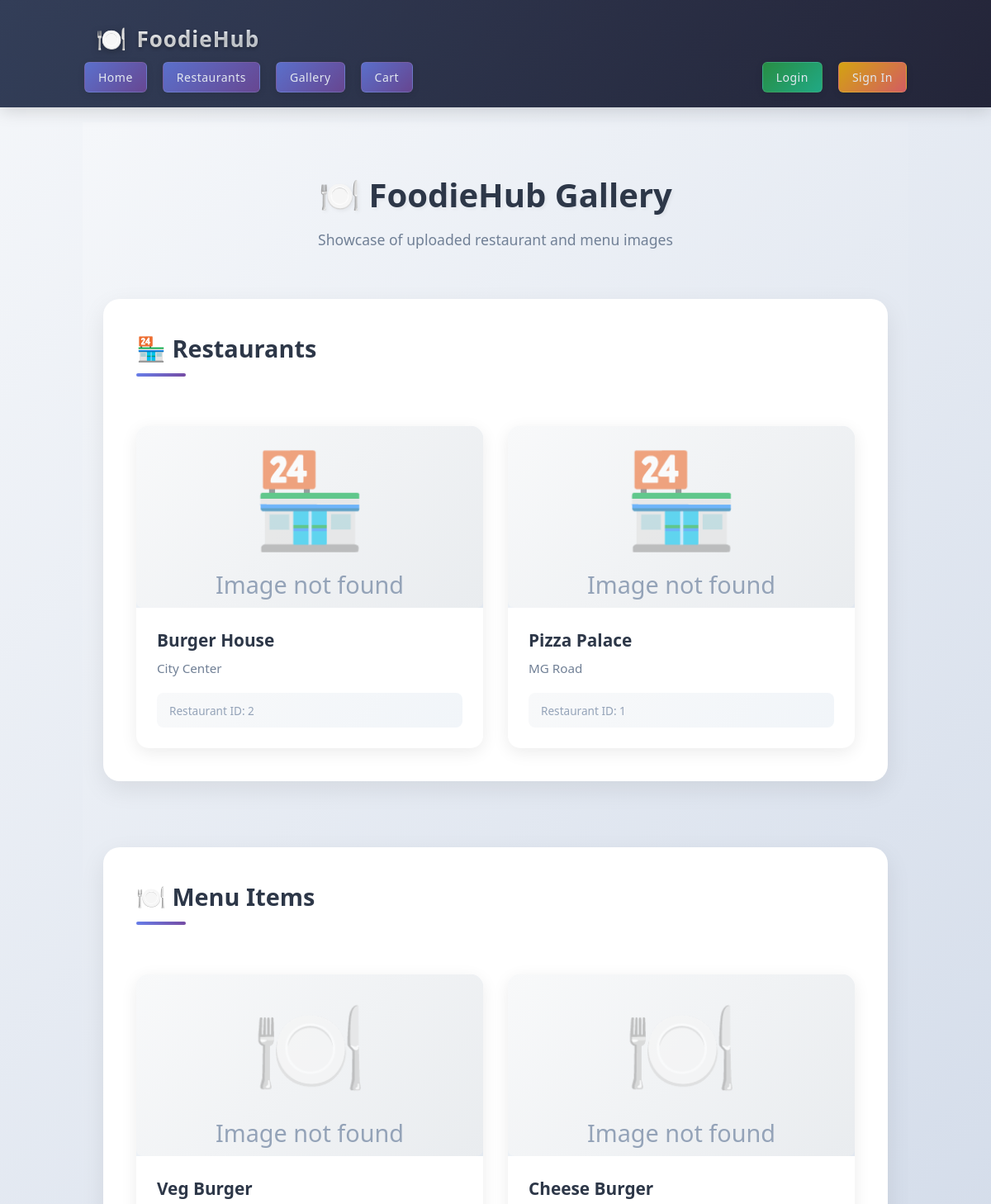
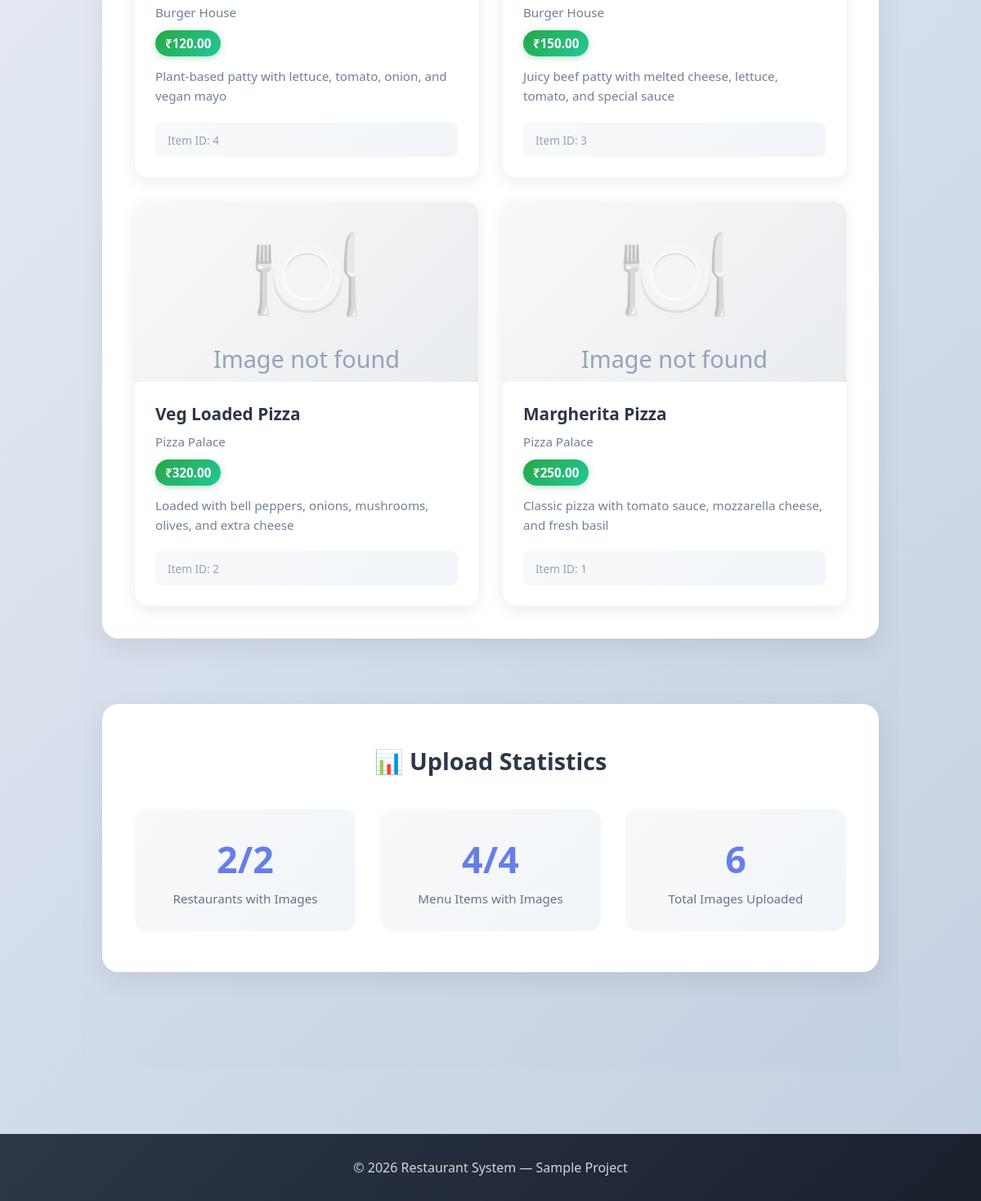
/gallery.php, run on the app's committed database (2 pictures, top to bottom).
### tables this page shows
CREATE TABLE restaurant (
  restaurant_id INT AUTO_INCREMENT PRIMARY KEY,
  name VARCHAR(150),
  location VARCHAR(255),
  image VARCHAR(255)
);

CREATE TABLE menu_item (
  item_id INT AUTO_INCREMENT PRIMARY KEY,
  restaurant_id INT,
  item_name VARCHAR(150),
  description TEXT,
  price DECIMAL(10,2),
  image VARCHAR(255),
  FOREIGN KEY (restaurant_id) REFERENCES restaurant(restaurant_id) ON DELETE CASCADE
);

### gallery.php (the view, shortened to what this page needs)
<?php include 'header.php'; ?>
<section class="gallery-section">
    <div class="wrap">
        <h1>🍽️ FoodieHub Gallery</h1>
        <p>Showcase of uploaded restaurant and menu images</p>
        <?php
        $restaurants_query = "SELECT * FROM restaurant WHERE image IS NOT NULL AND image != '' ORDER BY restaurant_id DESC";
        $restaurants = mysqli_query($conn, $restaurants_query);
        $menu_items_query = "SELECT mi.*, r.name as restaurant_name FROM menu_item mi
                           JOIN restaurant r ON mi.restaurant_id = r.restaurant_id
                           WHERE mi.image IS NOT NULL AND mi.image != ''
                           ORDER BY mi.item_id DESC";
        $menu_items = mysqli_query($conn, $menu_items_query);
        ?>
        <div class="gallery-category">
            <h2>🏪 Restaurants</h2>
            <div class="image-grid">
                <?php if(mysqli_num_rows($restaurants) > 0): ?>
                    <?php while($restaurant = mysqli_fetch_assoc($restaurants)): ?>
                        <div class="image-card">
                            <div class="image-container">
                                <?php
                                $image_path = 'assets/images/restaurants/' . $restaurant['image'];
                                if(file_exists($image_path)): ?>
                                    <img src="<?php echo $image_path; ?>" alt="<?php echo htmlspecialchars($restaurant['name']); ?>">
                                <?php else: ?>
                                    <div class="image-placeholder">
                                        <span>🏪</span>
                                        <p>Image not found</p>
                                    </div>
                                <?php endif; ?>
                            </div>
                            <div class="image-info">
                                <h3><?php echo htmlspecialchars($restaurant['name']); ?></h3>
                                <p><?php echo htmlspecialchars($restaurant['location']); ?></p>
                                <div class="image-meta">
                                    <small>Restaurant ID: <?php echo $restaurant['restaurant_id']; ?></small>
                                </div>
                            </div>
                        </div>
                    <?php endwhile; ?>
                <?php endif; ?>
            </div>
        </div>
        <div class="gallery-category">
            <h2>🍽️ Menu Items</h2>
            <div class="image-grid">
                <?php if(mysqli_num_rows($menu_items) > 0): ?>
                    <?php while($item = mysqli_fetch_assoc($menu_items)): ?>
                        <div class="image-card">
                            <div class="image-container">
                                <?php
                                $image_path = 'assets/images/menu/' . $item['image'];
                                if(file_exists($image_path)): ?>
                                    <img src="<?php echo $image_path; ?>" alt="<?php echo htmlspecialchars($item['item_name']); ?>">
                                <?php else: ?>
                                    <div class="image-placeholder">
                                        <span>🍽️</span>
                                        <p>Image not found</p>
                                    </div>
                                <?php endif; ?>
                            </div>
                            <div class="image-info">
                                <h3><?php echo htmlspecialchars($item['item_name']); ?></h3>
                                <p><?php echo htmlspecialchars($item['restaurant_name']); ?></p>
                                <div class="price-tag">₹<?php echo number_format($item['price'], 2); ?></div>
                                <?php if($item['description']): ?>
                                    <p class="description"><?php echo htmlspecialchars(substr($item['description'], 0, 100)); ?><?php echo strlen($item['description']) > 100 ? '...' : ''; ?></p>
                                <?php endif; ?>
                                <div class="image-meta">
                                    <small>Item ID: <?php echo $item['item_id']; ?></small>
                                </div>
                            </div>
                        </div>
                    <?php endwhile; ?>
                <?php endif; ?>
            </div>
        </div>
        <div class="stats-section">
            <h2>📊 Upload Statistics</h2>
            <div class="stats-grid">
                <?php
                $restaurant_count = mysqli_fetch_assoc(mysqli_query($conn, "SELECT COUNT(*) as count FROM restaurant WHERE image IS NOT NULL AND image != ''"))['count'];
                $menu_count = mysqli_fetch_assoc(mysqli_query($conn, "SELECT COUNT(*) as count FROM menu_item WHERE image IS NOT NULL AND image != ''"))['count'];
                $total_restaurants = mysqli_fetch_assoc(mysqli_query($conn, "SELECT COUNT(*) as count FROM restaurant"))['count'];
                $total_menu_items = mysqli_fetch_assoc(mysqli_query($conn, "SELECT COUNT(*) as count FROM menu_item"))['count'];
                ?>
                <div class="stat-card">
                    <div class="stat-number"><?php echo $restaurant_count; ?>/<?php echo $total_restaurants; ?></div>
                    <div class="stat-label">Restaurants with Images</div>
                </div>
                <div class="stat-card">
                    <div class="stat-number"><?php echo $menu_count; ?>/<?php echo $total_menu_items; ?></div>
                    <div class="stat-label">Menu Items with Images</div>
                </div>
                <div class="stat-card">
                    <div class="stat-number"><?php echo $restaurant_count + $menu_count; ?></div>
                    <div class="stat-label">Total Images Uploaded</div>
                </div>
            </div>
        </div>
    </div>
</section>
<?php include 'footer.php'; ?>

### assets/css/style.css (style rules this page uses)
* { box-sizing:border-box;margin:0;padding:0 }
body { font-family:'Segoe UI', Tahoma, Geneva, Verdana, sans-serif;background:linear-gradient(135deg, #f5f7fa 0%, #c3cfe2 100%);color:#333;margin:0;min-height:100vh }
body, html { scroll-behavior:smooth }
.wrap { width:1000px;max-width:95%;margin:0 auto }
.image-placeholder { background:#f0f0f0;display:flex;align-items:center;justify-content:center;height:200px;font-size:4em;color:#ccc }
.image-placeholder { background:linear-gradient(45deg, #f0f0f0, #e0e0e0);display:flex;align-items:center;justify-content:center;color:#999;border-radius:8px;font-size:2em;font-weight:300;animation:pulse 2s infinite }

### gallery.php (style rules this page uses)
.gallery-section { padding: 60px 0; background: linear-gradient(135deg, #f5f7fa 0%, #c3cfe2 100%); min-height: 100vh; }
.gallery-section h1 { text-align: center; margin-bottom: 15px; color: #2d3748; font-size: 2.5em; font-weight: 700; text-shadow: 2px 2px 4px rgba(0,0,0,0.05); }
.gallery-section > .wrap > p { text-align: center; color: #718096; margin-bottom: 60px; font-size: 1.1em; }
.gallery-category { margin-bottom: 80px; background: #fff; border-radius: 20px; padding: 40px; box-shadow: 0 10px 30px rgba(0,0,0,0.08); border: none; }
.gallery-category h2 { color: #2d3748; margin-bottom: 30px; padding-bottom: 15px; border-bottom: none; font-size: 1.8em; font-weight: 600; position: relative; display: inline-block; }
.gallery-category h2::after { content: ''; position: absolute; bottom: 0; left: 0; width: 60px; height: 4px; background: linear-gradient(135deg, #667eea, #764ba2); border-radius: 2px; }
.image-grid { display: grid; grid-template-columns: repeat(auto-fill, minmax(300px, 1fr)); gap: 30px; margin-top: 30px; }
.image-card { background: #fff; border-radius: 15px; overflow: hidden; box-shadow: 0 5px 20px rgba(0,0,0,0.08); transition: all 0.3s ease; border: none; }
.image-container { height: 220px; overflow: hidden; position: relative; background: linear-gradient(135deg, #f1f5f9 0%, #e2e8f0 100%); }
.image-placeholder { width: 100%; height: 100%; display: flex; flex-direction: column; align-items: center; justify-content: center; background: linear-gradient(135deg, #f8f9fa 0%, #e9ecef 100%); color: #94a3b8; }
.image-placeholder span { font-size: 3.5em; margin-bottom: 10px; opacity: 0.6; }
.image-placeholder p { font-size: 0.9em; color: #94a3b8; }
.image-info { padding: 25px; }
.image-info h3 { margin: 0 0 10px 0; color: #2d3748; font-size: 1.3em; font-weight: 600; }
.image-info p { margin: 0 0 12px 0; color: #718096; font-size: 0.95em; }
.price-tag { display: inline-block; background: linear-gradient(135deg, #28a745, #20c997); color: #fff; padding: 6px 12px; border-radius: 20px; font-weight: 600; margin-bottom: 12px; font-size: 0.95em; box-shadow: 0 2px 8px rgba(40,167,69,0.3); }
.description { color: #64748b; font-size: 0.9em; line-height: 1.6; margin-bottom: 15px; }
.image-meta { margin-top: 20px; padding-top: 15px; border-top: none; background: linear-gradient(135deg, #f8f9fa 0%, #f1f5f9 100%); padding: 10px 15px; border-radius: 8px; }
.image-meta small { color: #94a3b8; font-size: 0.85em; }
.stats-section { background: #fff; border-radius: 20px; padding: 50px 40px; margin: 60px 0; box-shadow: 0 10px 30px rgba(0,0,0,0.08); border: none; }
.stats-section h2 { text-align: center; margin-bottom: 40px; color: #2d3748; font-size: 1.8em; font-weight: 600; }
.stats-grid { display: grid; grid-template-columns: repeat(auto-fit, minmax(220px, 1fr)); gap: 30px; }
.stat-card { text-align: center; padding: 30px 20px; background: linear-gradient(135deg, #f8f9fa 0%, #f1f5f9 100%); border-radius: 15px; border: none; transition: transform 0.3s ease; }
.stat-number { font-size: 2.8em; font-weight: 700; color: #667eea; margin-bottom: 8px; }
.stat-label { color: #64748b; font-size: 0.95em; font-weight: 500; }

### data on the page
restaurant: shows "Image not found", name "Burger House", location "City Center", restaurant_id "2"
restaurant: shows "Image not found", name "Pizza Palace", location "MG Road", restaurant_id "1"
menu_item: image "Image not found", item_name "Veg Burger", restaurant.name "Burger House", price "120.00", description "Plant-based patty with lettuce, tomato, onion, and vegan mayo", item_id "4"
menu_item: image "Image not found", item_name "Cheese Burger", restaurant.name "Burger House", price "150.00", description "Juicy beef patty with melted cheese, lettuce, tomato, and special sauce", item_id "3"
menu_item: image "Image not found", item_name "Veg Loaded Pizza", restaurant.name "Pizza Palace", price "320.00", description "Loaded with bell peppers, onions, mushrooms, olives, and extra cheese", item_id "2"
menu_item: image "Image not found", item_name "Margherita Pizza", restaurant.name "Pizza Palace", price "250.00", description "Classic pizza with tomato sauce, mozzarella cheese, and fresh basil", item_id "1"

### other printed values
$restaurant_count "2"
$total_restaurants "2"
$menu_count "4"
$total_menu_items "4"
$restaurant_count + $menu_count "6"
